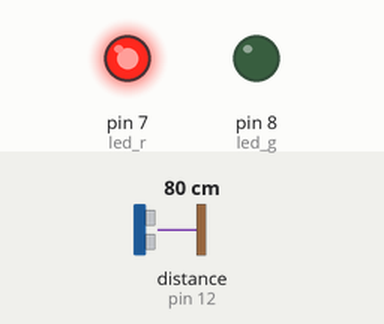
The sketch below on a simulated Arduino Uno, built with avr-gcc and run on an emulated ATmega328P. On the bench: output pins drawn as LEDs (lit = HIGH). Wiring (inferred from the names in the program): ultrasonic range finder: trigger pin 13; echo pin 12. The test bench sets the inputs (shaded band); at power-on: distance to the obstacle (sensor on pin 12) 80 cm. The echo pulse lasts 58.3 µs per cm; pins used as bus, display or sensor lines are not drawn; what the sketch prints to the serial monitor is not drawn.

Above: at 0.5 s.
At 2.5 s:
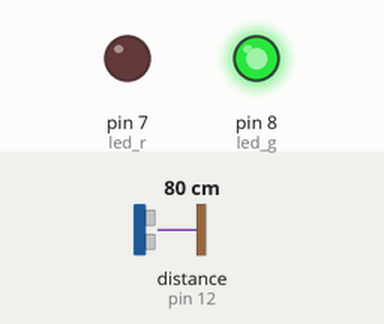
At 3.5 s:
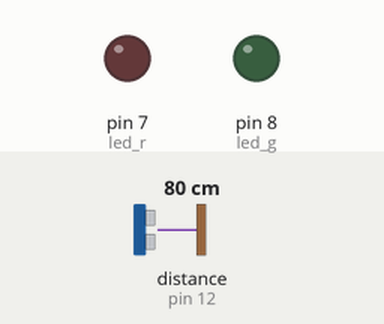
Timing chart, 0 to 5.2 s (numbered marks = the images above):
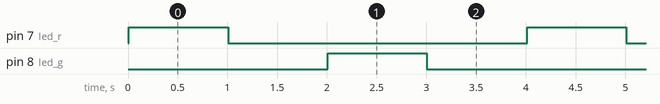

The sketch:

week02_Arduino1.ino
```cpp
#define TRIG 13
#define ECHO 12

int led_r = 7; // 지역 변수
int led_g = 8;

void setup()
{
  Serial.begin(9600);
  pinMode(led_r, OUTPUT); // 7번을 output 모드로 함
  pinMode(led_g, OUTPUT);
  pinMode(TRIG, OUTPUT);
  pinMode(ECHO, INPUT);
}

void loop()
{
  long duration,distance;

  digitalWrite(TRIG, LOW);
  delayMicroseconds(2); //delay(2)
  digitalWrite(TRIG, HIGH);
  delayMicroseconds(10);
  digitalWrite(TRIG, LOW);

  duration = pulseIn(ECHO, HIGH);

  distance = duration * 17/1000;
  Serial.println(duration );
  Serial.print("\nDistance : ");
  Serial.print(distance);
  Serial.println(" Cm");

  digitalWrite(led_r, HIGH);
  delay(1000); // Wait for 1000 millisecond(s) 1초
  digitalWrite(led_r, LOW);
  delay(1000);

  digitalWrite(led_g, HIGH);
  delay(1000);
  digitalWrite(led_g, LOW);
  delay(1000);
}
```

Measured:
- by itself, pin 7 (led_r), pin 8 (led_g): alternates HIGH for 1.0 s and LOW for 3.0 s
- by itself, everything shown: repeats every 4.0 s, in 4 steps
